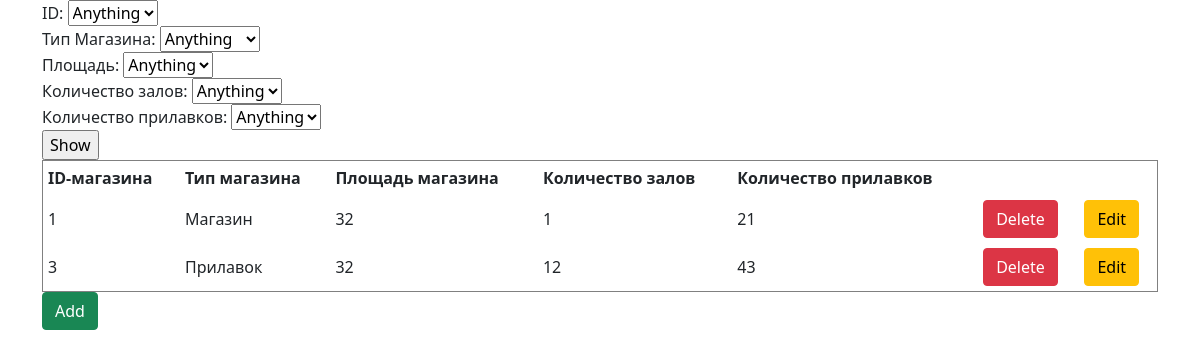
The page /shops on the database as committed earlier.
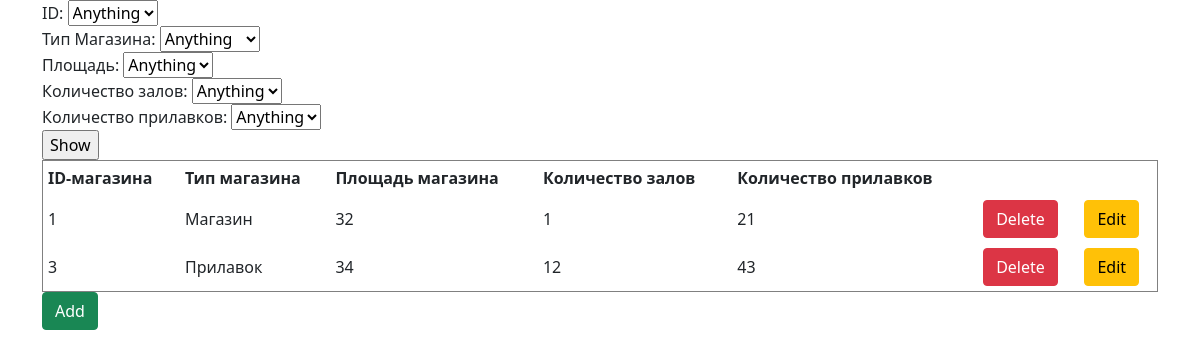
The same page on the database as committed later.
### classes_file.py (models this page shows, shortened)
class Shops(db.Model):
    id_shop = db.Column(db.Integer, primary_key=True)
    type_shop = db.Column(db.String(10), nullable=False)
    shops_area = db.Column(db.Integer, nullable=False)
    hall_count = db.Column(db.Integer, default=1)
    stall_count = db.Column(db.Integer, default=1)

### shops.py (the view)
@app.route('/shops')
def shops():
    if "action" in request.args:
        if request.args["action"] == "del": #для обратобки кнопки delete
            id_shop = request.args['id']
            shop = Shops.query.get_or_404(id_shop)
            try:
                db.session.delete(shop)
                db.session.commit()
                return redirect("/shops")
            except:
                return "При удалении записи произошла ошибка"
        elif request.args["action"] == "choice":
            id_lst = [request.args['id_shop']]
            type_shop_lst = [request.args['type_shop']]
            shops_area_lst = [request.args['shops_area']]
            hall_count_lst = [request.args['hall_count']]
            stall_count_lst = [request.args['stall_count']]
            if request.args['id_shop'] == "any":
                temp = db.session.execute(f"SELECT id_shop from Shops").fetchall()
                id_lst = [temp[i][0] for i in range(len(temp))]
            if request.args['type_shop'] == "any":
                temp = db.session.execute(f"SELECT type_shop from Shops").fetchall()
                type_shop_lst = [temp[i][0] for i in range(len(temp))]
            if request.args['shops_area'] == "any":
                temp = db.session.execute(f"SELECT shops_area from Shops").fetchall()
                shops_area_lst = [temp[i][0] for i in range(len(temp))]
            if request.args['hall_count'] == "any":
                temp = db.session.execute(f"SELECT hall_count from Shops").fetchall()
                hall_count_lst = [temp[i][0] for i in range(len(temp))]
            if request.args['stall_count'] == "any":
                temp = db.session.execute(f"SELECT stall_count from Shops").fetchall()
                stall_count_lst = [temp[i][0] for i in range(len(temp))]
            table = db.session.query(Shops).filter(Shops.id_shop.in_(id_lst)).filter(Shops.type_shop.in_(type_shop_lst)).filter(Shops.shops_area.in_(shops_area_lst)).filter(Shops.hall_count.in_(hall_count_lst)).filter(Shops.stall_count.in_(stall_count_lst ))
            return render_template("shops.html", table=table)
        else:
            return redirect("/shops")
    else:
        table = Shops.query.order_by(Shops.id_shop).all()
        return render_template("shops.html", table=table)

### templates/shops.html (shortened to what this page needs)
<!doctype html>
<html lang="ru" xmlns="http://www.w3.org/1999/html">
<head>
    <link href="https://cdn.jsdelivr.net/npm/bootstrap@5.0.0/dist/css/bootstrap.min.css" rel="stylesheet">
</head>
<body>
<div class="container">
<form action="/shop-choice" method="POST" id="data">
        ID:
            <select name="id_shop">
                <option value="any" label = "Anything">
                {% for el in table %}
                <option value={{el.id_shop}}  label = {{el.id_shop}}>
                {% endfor %}
            </select>
        <br>Тип Магазина:
        <select name="type_shop">
            <option value="any" label = "Anything">
            {% for el in table %}
            <option value={{el.type_shop}}  label = {{el.type_shop}}>
            {% endfor %}
        </select>
        <br>Площадь:
        <select name="shops_area">
            <option value="any" label = "Anything">
                {% for el in table %}
            <option value={{el.shops_area}}  label = {{el.shops_area}}>
                {% endfor %}
        </select>
        <br>Количество залов:
        <select name="hall_count">
            <option value="any" label = "Anything">
                {% for el in table %}
            <option value={{el.hall_count}}  label = {{el.hall_count}}>
                {% endfor %}
        </select>
        <br>Количество прилавков:
        <select name="stall_count">
            <option value="any" label = "Anything">
                {% for el in table %}
            <option value={{el.stall_count}}  label = {{el.stall_count}}>
                {% endfor %}
        </select><br>
    <input type="submit" name="btn btn-success" value="Show"><br>
</form>
    <table border="1" width="100%" cellpadding="5">
        <tr>
            <th>ID-магазина</th>
            <th>Тип магазина</th>
            <th>Площадь магазина</th>
            <th>Количество залов</th>
            <th>Количество прилавков</th>
            <th></th>
            <th></th>
        </tr>
        {% for el in table %}
        <tr>
            <td>{{ el.id_shop }}</td>
            <td>{{ el.type_shop }}</td>
            <td>{{ el.shops_area }}</td>
            <td>{{ el.hall_count }}</td>
            <td>{{ el.stall_count }}</td>
            <td>
                <a href="/shops?id={{el.id_shop}}&action=del" class="btn btn-danger">Delete</a>
            </td>
            <td>
                <a href="/shops/{{el.id_shop}}/edit" class="btn btn-warning">Edit</a>
            </td>
        </tr>
        {% endfor %}
    </table>
    <a href="/shops/create" class="btn btn-success">Add</a>
</div>
</body>
</html>

Rows that differ between the two databases and show on the page:
changed Shops "Прилавок": shops_area "32" → "34"
